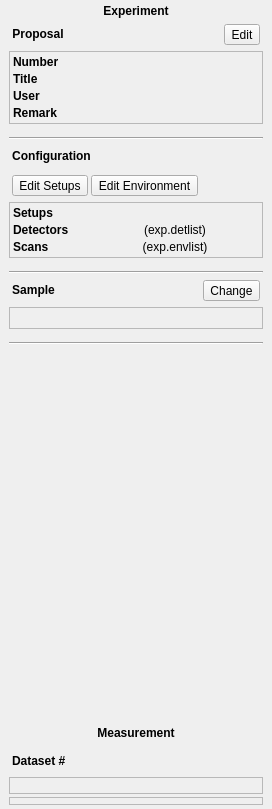
<?xml version="1.0" encoding="UTF-8"?>
<ui version="4.0">
 <class>Form</class>
 <widget class="QWidget" name="Form">
  <property name="geometry">
   <rect>
    <x>0</x>
    <y>0</y>
    <width>272</width>
    <height>809</height>
   </rect>
  </property>
  <property name="windowTitle">
   <string>Form</string>
  </property>
  <layout class="QVBoxLayout" name="verticalLayout">
   <property name="margin">
    <number>0</number>
   </property>
   <item>
    <widget class="QWidget" name="widget" native="true">
     <layout class="QGridLayout" name="gridLayout_2">
      <property name="topMargin">
       <number>4</number>
      </property>
      <property name="bottomMargin">
       <number>4</number>
      </property>
      <property name="verticalSpacing">
       <number>3</number>
      </property>
      <item row="13" column="0">
       <widget class="QFrame" name="frame_3">
        <property name="frameShape">
         <enum>QFrame::StyledPanel</enum>
        </property>
        <property name="frameShadow">
         <enum>QFrame::Raised</enum>
        </property>
        <layout class="QGridLayout" name="gridLayout_5">
         <property name="margin">
          <number>3</number>
         </property>
         <property name="spacing">
          <number>3</number>
         </property>
         <item row="0" column="0">
          <widget class="ValueLabel" name="valueLabel_6">
           <property name="alignment">
            <set>Qt::AlignCenter</set>
           </property>
           <property name="wordWrap">
            <bool>true</bool>
           </property>
           <property name="key" stdset="0">
            <string>sample.samplename</string>
           </property>
          </widget>
         </item>
        </layout>
       </widget>
      </item>
      <item row="22" column="0">
       <widget class="QFrame" name="frame_5">
        <property name="frameShape">
         <enum>QFrame::StyledPanel</enum>
        </property>
        <property name="frameShadow">
         <enum>QFrame::Raised</enum>
        </property>
        <layout class="QVBoxLayout" name="verticalLayout_2">
         <property name="spacing">
          <number>3</number>
         </property>
         <property name="margin">
          <number>3</number>
         </property>
         <item>
          <widget class="ValueDisplay" name="valueDisplay">
           <property name="dev" stdset="0">
            <string>elapsedtime</string>
           </property>
           <property name="name" stdset="0">
            <string>Elapsed Time</string>
           </property>
           <property name="width" stdset="0">
            <number>12</number>
           </property>
           <property name="showStatus" stdset="0">
            <bool>false</bool>
           </property>
           <property name="horizontal" stdset="0">
            <bool>true</bool>
           </property>
          </widget>
         </item>
         <item>
          <widget class="ValueDisplay" name="valueDisplay_2">
           <property name="dev" stdset="0">
            <string>timepreset</string>
           </property>
           <property name="name" stdset="0">
            <string>Time Preset</string>
           </property>
           <property name="width" stdset="0">
            <number>12</number>
           </property>
           <property name="showStatus" stdset="0">
            <bool>false</bool>
           </property>
           <property name="horizontal" stdset="0">
            <bool>true</bool>
           </property>
          </widget>
         </item>
         <item>
          <widget class="ValueDisplay" name="valueDisplay_3">
           <property name="dev" stdset="0">
            <string>monitorpreset</string>
           </property>
           <property name="name" stdset="0">
            <string>Monitor Preset</string>
           </property>
           <property name="width" stdset="0">
            <number>12</number>
           </property>
           <property name="showStatus" stdset="0">
            <bool>false</bool>
           </property>
           <property name="horizontal" stdset="0">
            <bool>true</bool>
           </property>
          </widget>
         </item>
         <item>
          <widget class="ValueDisplay" name="valueDisplay_4">
           <property name="dev" stdset="0">
            <string>monitorval</string>
           </property>
           <property name="name" stdset="0">
            <string>Current Monitor</string>
           </property>
           <property name="format" stdset="0">
            <string/>
           </property>
           <property name="width" stdset="0">
            <number>12</number>
           </property>
           <property name="showStatus" stdset="0">
            <bool>false</bool>
           </property>
           <property name="horizontal" stdset="0">
            <bool>true</bool>
           </property>
          </widget>
         </item>
        </layout>
       </widget>
      </item>
      <item row="7" column="0">
       <widget class="QWidget" name="widget_5" native="true">
        <layout class="QHBoxLayout" name="horizontalLayout_4">
         <property name="spacing">
          <number>3</number>
         </property>
         <property name="margin">
          <number>3</number>
         </property>
         <item>
          <widget class="QToolButton" name="setupBtn">
           <property name="sizePolicy">
            <sizepolicy hsizetype="Minimum" vsizetype="Fixed">
             <horstretch>0</horstretch>
             <verstretch>0</verstretch>
            </sizepolicy>
           </property>
           <property name="toolTip">
            <string>Edit Instrument Setups</string>
           </property>
           <property name="text">
            <string>Edit Setups</string>
           </property>
          </widget>
         </item>
         <item>
          <widget class="QToolButton" name="detenvBtn">
           <property name="sizePolicy">
            <sizepolicy hsizetype="Minimum" vsizetype="Fixed">
             <horstretch>0</horstretch>
             <verstretch>0</verstretch>
            </sizepolicy>
           </property>
           <property name="toolTip">
            <string>Edit Detector and Scan Environments</string>
           </property>
           <property name="text">
            <string>Edit Environment</string>
           </property>
          </widget>
         </item>
         <item>
          <spacer name="horizontalSpacer_8">
           <property name="orientation">
            <enum>Qt::Horizontal</enum>
           </property>
           <property name="sizeHint" stdset="0">
            <size>
             <width>40</width>
             <height>20</height>
            </size>
           </property>
          </spacer>
         </item>
        </layout>
       </widget>
      </item>
      <item row="14" column="0">
       <spacer name="verticalSpacer_2">
        <property name="orientation">
         <enum>Qt::Vertical</enum>
        </property>
        <property name="sizeType">
         <enum>QSizePolicy::Fixed</enum>
        </property>
        <property name="sizeHint" stdset="0">
         <size>
          <width>20</width>
          <height>10</height>
         </size>
        </property>
       </spacer>
      </item>
      <item row="3" column="0">
       <widget class="QFrame" name="frame">
        <property name="sizePolicy">
         <sizepolicy hsizetype="Preferred" vsizetype="Preferred">
          <horstretch>0</horstretch>
          <verstretch>0</verstretch>
         </sizepolicy>
        </property>
        <property name="frameShape">
         <enum>QFrame::StyledPanel</enum>
        </property>
        <property name="frameShadow">
         <enum>QFrame::Raised</enum>
        </property>
        <layout class="QGridLayout" name="gridLayout_3">
         <property name="margin">
          <number>3</number>
         </property>
         <property name="spacing">
          <number>3</number>
         </property>
         <item row="1" column="1">
          <widget class="ValueLabel" name="expTitleLabel">
           <property name="alignment">
            <set>Qt::AlignCenter</set>
           </property>
           <property name="wordWrap">
            <bool>true</bool>
           </property>
           <property name="key" stdset="0">
            <string>exp.title</string>
           </property>
          </widget>
         </item>
         <item row="2" column="1">
          <widget class="ValueLabel" name="expUsersLabel">
           <property name="alignment">
            <set>Qt::AlignCenter</set>
           </property>
           <property name="wordWrap">
            <bool>true</bool>
           </property>
           <property name="key" stdset="0">
            <string>exp.users</string>
           </property>
          </widget>
         </item>
         <item row="1" column="0">
          <widget class="QLabel" name="label_7">
           <property name="sizePolicy">
            <sizepolicy hsizetype="Fixed" vsizetype="Preferred">
             <horstretch>0</horstretch>
             <verstretch>0</verstretch>
            </sizepolicy>
           </property>
           <property name="minimumSize">
            <size>
             <width>50</width>
             <height>0</height>
            </size>
           </property>
           <property name="text">
            <string>&lt;b&gt;Title&lt;/b&gt;</string>
           </property>
           <property name="alignment">
            <set>Qt::AlignLeading|Qt::AlignLeft|Qt::AlignVCenter</set>
           </property>
          </widget>
         </item>
         <item row="2" column="0">
          <widget class="QLabel" name="label_6">
           <property name="sizePolicy">
            <sizepolicy hsizetype="Fixed" vsizetype="Preferred">
             <horstretch>0</horstretch>
             <verstretch>0</verstretch>
            </sizepolicy>
           </property>
           <property name="minimumSize">
            <size>
             <width>50</width>
             <height>0</height>
            </size>
           </property>
           <property name="text">
            <string>&lt;b&gt;User&lt;/b&gt;</string>
           </property>
           <property name="alignment">
            <set>Qt::AlignLeading|Qt::AlignLeft|Qt::AlignVCenter</set>
           </property>
          </widget>
         </item>
         <item row="3" column="1">
          <widget class="ValueLabel" name="expRemarkLabel">
           <property name="alignment">
            <set>Qt::AlignCenter</set>
           </property>
           <property name="key" stdset="0">
            <string>exp.remark</string>
           </property>
          </widget>
         </item>
         <item row="3" column="0">
          <widget class="QLabel" name="label_9">
           <property name="text">
            <string>&lt;b&gt;Remark&lt;/b&gt;</string>
           </property>
           <property name="alignment">
            <set>Qt::AlignLeading|Qt::AlignLeft|Qt::AlignVCenter</set>
           </property>
          </widget>
         </item>
         <item row="0" column="1">
          <widget class="ValueLabel" name="expNumLabel">
           <property name="sizePolicy">
            <sizepolicy hsizetype="Expanding" vsizetype="Preferred">
             <horstretch>0</horstretch>
             <verstretch>0</verstretch>
            </sizepolicy>
           </property>
           <property name="alignment">
            <set>Qt::AlignCenter</set>
           </property>
           <property name="key" stdset="0">
            <string>exp.proposal</string>
           </property>
          </widget>
         </item>
         <item row="0" column="0">
          <widget class="QLabel" name="label_13">
           <property name="text">
            <string>&lt;b&gt;Number&lt;/b&gt;</string>
           </property>
           <property name="alignment">
            <set>Qt::AlignLeading|Qt::AlignLeft|Qt::AlignVCenter</set>
           </property>
          </widget>
         </item>
        </layout>
       </widget>
      </item>
      <item row="6" column="0">
       <widget class="QWidget" name="widget_4" native="true">
        <layout class="QHBoxLayout" name="horizontalLayout_3">
         <property name="spacing">
          <number>3</number>
         </property>
         <property name="margin">
          <number>3</number>
         </property>
         <item>
          <widget class="QLabel" name="label_2">
           <property name="text">
            <string>&lt;b&gt;Configuration&lt;/b&gt;</string>
           </property>
           <property name="alignment">
            <set>Qt::AlignCenter</set>
           </property>
          </widget>
         </item>
         <item>
          <spacer name="horizontalSpacer_7">
           <property name="orientation">
            <enum>Qt::Horizontal</enum>
           </property>
           <property name="sizeHint" stdset="0">
            <size>
             <width>40</width>
             <height>20</height>
            </size>
           </property>
          </spacer>
         </item>
        </layout>
       </widget>
      </item>
      <item row="4" column="0">
       <spacer name="verticalSpacer_6">
        <property name="orientation">
         <enum>Qt::Vertical</enum>
        </property>
        <property name="sizeType">
         <enum>QSizePolicy::Fixed</enum>
        </property>
        <property name="sizeHint" stdset="0">
         <size>
          <width>20</width>
          <height>10</height>
         </size>
        </property>
       </spacer>
      </item>
      <item row="1" column="0">
       <widget class="QWidget" name="widget_2" native="true">
        <property name="sizePolicy">
         <sizepolicy hsizetype="Expanding" vsizetype="Fixed">
          <horstretch>0</horstretch>
          <verstretch>0</verstretch>
         </sizepolicy>
        </property>
        <layout class="QHBoxLayout" name="horizontalLayout">
         <property name="spacing">
          <number>3</number>
         </property>
         <property name="margin">
          <number>3</number>
         </property>
         <item>
          <widget class="QLabel" name="label">
           <property name="text">
            <string>&lt;b&gt;Proposal&lt;/b&gt;</string>
           </property>
           <property name="alignment">
            <set>Qt::AlignCenter</set>
           </property>
          </widget>
         </item>
         <item>
          <spacer name="horizontalSpacer_4">
           <property name="orientation">
            <enum>Qt::Horizontal</enum>
           </property>
           <property name="sizeHint" stdset="0">
            <size>
             <width>40</width>
             <height>20</height>
            </size>
           </property>
          </spacer>
         </item>
         <item>
          <widget class="QToolButton" name="proposalBtn">
           <property name="sizePolicy">
            <sizepolicy hsizetype="Minimum" vsizetype="Fixed">
             <horstretch>0</horstretch>
             <verstretch>0</verstretch>
            </sizepolicy>
           </property>
           <property name="toolTip">
            <string>Edit Proposal Information</string>
           </property>
           <property name="text">
            <string>Edit</string>
           </property>
          </widget>
         </item>
        </layout>
       </widget>
      </item>
      <item row="21" column="0">
       <widget class="QWidget" name="widget_3" native="true">
        <layout class="QHBoxLayout" name="horizontalLayout_2">
         <property name="spacing">
          <number>3</number>
         </property>
         <property name="margin">
          <number>3</number>
         </property>
         <item>
          <widget class="QLabel" name="label_11">
           <property name="text">
            <string>&lt;b&gt;Dataset #&lt;/b&gt;</string>
           </property>
          </widget>
         </item>
         <item>
          <widget class="ValueDisplay" name="valueDisplay_8">
           <property name="dev" stdset="0">
            <string/>
           </property>
           <property name="key" stdset="0">
            <string>Exp.lastpoint</string>
           </property>
           <property name="statuskey" stdset="0">
            <string/>
           </property>
           <property name="name" stdset="0">
            <string>Current dataset</string>
           </property>
           <property name="width" stdset="0">
            <number>8</number>
           </property>
           <property name="showName" stdset="0">
            <bool>false</bool>
           </property>
           <property name="showStatus" stdset="0">
            <bool>false</bool>
           </property>
          </widget>
         </item>
         <item>
          <spacer name="horizontalSpacer">
           <property name="orientation">
            <enum>Qt::Horizontal</enum>
           </property>
           <property name="sizeHint" stdset="0">
            <size>
             <width>40</width>
             <height>20</height>
            </size>
           </property>
          </spacer>
         </item>
         <item>
          <widget class="StatusLed" name="statusLed">
           <property name="dev" stdset="0">
            <string>psd_tof</string>
           </property>
          </widget>
         </item>
        </layout>
       </widget>
      </item>
      <item row="12" column="0">
       <widget class="QWidget" name="widget_6" native="true">
        <layout class="QHBoxLayout" name="horizontalLayout_5">
         <property name="spacing">
          <number>3</number>
         </property>
         <property name="margin">
          <number>3</number>
         </property>
         <item>
          <widget class="QLabel" name="label_3">
           <property name="text">
            <string>&lt;b&gt;Sample&lt;/b&gt;</string>
           </property>
           <property name="alignment">
            <set>Qt::AlignCenter</set>
           </property>
          </widget>
         </item>
         <item>
          <spacer name="horizontalSpacer_9">
           <property name="orientation">
            <enum>Qt::Horizontal</enum>
           </property>
           <property name="sizeHint" stdset="0">
            <size>
             <width>40</width>
             <height>20</height>
            </size>
           </property>
          </spacer>
         </item>
         <item>
          <widget class="QToolButton" name="sampleBtn">
           <property name="sizePolicy">
            <sizepolicy hsizetype="Minimum" vsizetype="Fixed">
             <horstretch>0</horstretch>
             <verstretch>0</verstretch>
            </sizepolicy>
           </property>
           <property name="toolTip">
            <string>Edit Sample</string>
           </property>
           <property name="text">
            <string>Change</string>
           </property>
          </widget>
         </item>
        </layout>
       </widget>
      </item>
      <item row="23" column="0">
       <widget class="QFrame" name="frame_6">
        <property name="frameShape">
         <enum>QFrame::StyledPanel</enum>
        </property>
        <property name="frameShadow">
         <enum>QFrame::Raised</enum>
        </property>
        <layout class="QHBoxLayout" name="horizontalLayout_6">
         <property name="spacing">
          <number>3</number>
         </property>
         <property name="margin">
          <number>3</number>
         </property>
         <item>
          <widget class="ValueDisplay" name="valueDisplay_5">
           <property name="dev" stdset="0">
            <string>area_detector</string>
           </property>
           <property name="name" stdset="0">
            <string>Area</string>
           </property>
           <property name="unit" stdset="0">
            <string/>
           </property>
          </widget>
         </item>
         <item>
          <widget class="ValueDisplay" name="valueDisplay_6">
           <property name="dev" stdset="0">
            <string>single_det1</string>
           </property>
           <property name="name" stdset="0">
            <string>#1</string>
           </property>
           <property name="unit" stdset="0">
            <string/>
           </property>
           <property name="width" stdset="0">
            <number>6</number>
           </property>
          </widget>
         </item>
         <item>
          <widget class="ValueDisplay" name="valueDisplay_7">
           <property name="dev" stdset="0">
            <string>single_det2</string>
           </property>
           <property name="name" stdset="0">
            <string>#2</string>
           </property>
           <property name="unit" stdset="0">
            <string/>
           </property>
           <property name="width" stdset="0">
            <number>6</number>
           </property>
          </widget>
         </item>
        </layout>
       </widget>
      </item>
      <item row="8" column="0">
       <widget class="QFrame" name="frame_2">
        <property name="frameShape">
         <enum>QFrame::StyledPanel</enum>
        </property>
        <property name="frameShadow">
         <enum>QFrame::Raised</enum>
        </property>
        <layout class="QGridLayout" name="gridLayout_4">
         <property name="margin">
          <number>3</number>
         </property>
         <property name="spacing">
          <number>3</number>
         </property>
         <item row="1" column="0">
          <widget class="QLabel" name="label_5">
           <property name="sizePolicy">
            <sizepolicy hsizetype="Fixed" vsizetype="Preferred">
             <horstretch>0</horstretch>
             <verstretch>0</verstretch>
            </sizepolicy>
           </property>
           <property name="minimumSize">
            <size>
             <width>75</width>
             <height>0</height>
            </size>
           </property>
           <property name="text">
            <string>&lt;b&gt;Detectors&lt;/b&gt;</string>
           </property>
           <property name="alignment">
            <set>Qt::AlignLeading|Qt::AlignLeft|Qt::AlignVCenter</set>
           </property>
          </widget>
         </item>
         <item row="2" column="1">
          <widget class="ValueLabel" name="envLabel">
           <property name="text">
            <string>(exp.envlist)</string>
           </property>
           <property name="alignment">
            <set>Qt::AlignCenter</set>
           </property>
           <property name="wordWrap">
            <bool>true</bool>
           </property>
           <property name="key" stdset="0">
            <string>exp.envlist</string>
           </property>
          </widget>
         </item>
         <item row="2" column="0">
          <widget class="QLabel" name="label_8">
           <property name="sizePolicy">
            <sizepolicy hsizetype="Fixed" vsizetype="Preferred">
             <horstretch>0</horstretch>
             <verstretch>0</verstretch>
            </sizepolicy>
           </property>
           <property name="minimumSize">
            <size>
             <width>75</width>
             <height>0</height>
            </size>
           </property>
           <property name="text">
            <string>&lt;b&gt;Scans&lt;/b&gt;</string>
           </property>
           <property name="alignment">
            <set>Qt::AlignLeading|Qt::AlignLeft|Qt::AlignVCenter</set>
           </property>
          </widget>
         </item>
         <item row="0" column="1">
          <widget class="ValueLabel" name="setupLabel">
           <property name="alignment">
            <set>Qt::AlignCenter</set>
           </property>
           <property name="wordWrap">
            <bool>true</bool>
           </property>
          </widget>
         </item>
         <item row="0" column="0">
          <widget class="QLabel" name="label_4">
           <property name="sizePolicy">
            <sizepolicy hsizetype="Fixed" vsizetype="Preferred">
             <horstretch>0</horstretch>
             <verstretch>0</verstretch>
            </sizepolicy>
           </property>
           <property name="minimumSize">
            <size>
             <width>75</width>
             <height>0</height>
            </size>
           </property>
           <property name="text">
            <string>&lt;b&gt;Setups&lt;/b&gt;</string>
           </property>
           <property name="alignment">
            <set>Qt::AlignLeading|Qt::AlignLeft|Qt::AlignVCenter</set>
           </property>
          </widget>
         </item>
         <item row="1" column="1">
          <widget class="ValueLabel" name="detLabel">
           <property name="text">
            <string>(exp.detlist)</string>
           </property>
           <property name="alignment">
            <set>Qt::AlignCenter</set>
           </property>
           <property name="wordWrap">
            <bool>true</bool>
           </property>
           <property name="key" stdset="0">
            <string>exp.detlist</string>
           </property>
          </widget>
         </item>
        </layout>
       </widget>
      </item>
      <item row="0" column="0">
       <widget class="QLabel" name="titleLbl">
        <property name="font">
         <font>
          <bold>true</bold>
         </font>
        </property>
        <property name="text">
         <string>Experiment</string>
        </property>
        <property name="alignment">
         <set>Qt::AlignCenter</set>
        </property>
       </widget>
      </item>
      <item row="5" column="0">
       <widget class="Line" name="line_3">
        <property name="orientation">
         <enum>Qt::Horizontal</enum>
        </property>
       </widget>
      </item>
      <item row="15" column="0">
       <widget class="Line" name="line_4">
        <property name="orientation">
         <enum>Qt::Horizontal</enum>
        </property>
       </widget>
      </item>
      <item row="20" column="0">
       <spacer name="verticalSpacer_5">
        <property name="orientation">
         <enum>Qt::Vertical</enum>
        </property>
        <property name="sizeType">
         <enum>QSizePolicy::Fixed</enum>
        </property>
        <property name="sizeHint" stdset="0">
         <size>
          <width>20</width>
          <height>5</height>
         </size>
        </property>
       </spacer>
      </item>
      <item row="18" column="0">
       <widget class="QLabel" name="label_10">
        <property name="text">
         <string>&lt;html&gt;&lt;head/&gt;&lt;body&gt;&lt;p&gt;&lt;span style=&quot; font-weight:600;&quot;&gt;Measurement&lt;/span&gt;&lt;/p&gt;&lt;/body&gt;&lt;/html&gt;</string>
        </property>
        <property name="alignment">
         <set>Qt::AlignCenter</set>
        </property>
       </widget>
      </item>
      <item row="11" column="0">
       <widget class="Line" name="line">
        <property name="orientation">
         <enum>Qt::Horizontal</enum>
        </property>
       </widget>
      </item>
      <item row="10" column="0">
       <spacer name="verticalSpacer_7">
        <property name="orientation">
         <enum>Qt::Vertical</enum>
        </property>
        <property name="sizeType">
         <enum>QSizePolicy::Fixed</enum>
        </property>
        <property name="sizeHint" stdset="0">
         <size>
          <width>20</width>
          <height>10</height>
         </size>
        </property>
       </spacer>
      </item>
      <item row="16" column="0">
       <spacer name="verticalSpacer">
        <property name="orientation">
         <enum>Qt::Vertical</enum>
        </property>
        <property name="sizeType">
         <enum>QSizePolicy::Expanding</enum>
        </property>
        <property name="sizeHint" stdset="0">
         <size>
          <width>20</width>
          <height>40</height>
         </size>
        </property>
       </spacer>
      </item>
     </layout>
    </widget>
   </item>
  </layout>
  <action name="actionMove">
   <property name="icon">
    <iconset resource="../../../../resources/nicos-gui.qrc">
     <normaloff>:/jump</normaloff>:/jump</iconset>
   </property>
   <property name="text">
    <string>Move...</string>
   </property>
  </action>
  <action name="actionReset">
   <property name="text">
    <string>Reset</string>
   </property>
  </action>
  <action name="actionFix">
   <property name="text">
    <string>Fix...</string>
   </property>
  </action>
  <action name="actionRelease">
   <property name="text">
    <string>Release</string>
   </property>
  </action>
  <action name="actionStop">
   <property name="icon">
    <iconset resource="../../../../resources/nicos-gui.qrc">
     <normaloff>:/emergency</normaloff>:/emergency</iconset>
   </property>
   <property name="text">
    <string>Stop</string>
   </property>
  </action>
  <action name="actionHelp">
   <property name="text">
    <string>Help</string>
   </property>
  </action>
  <action name="actionPlotHistory">
   <property name="icon">
    <iconset resource="../../../../resources/nicos-gui.qrc">
     <normaloff>:/find</normaloff>:/find</iconset>
   </property>
   <property name="text">
    <string>Plot history...</string>
   </property>
  </action>
 </widget>
 <customwidgets>
  <customwidget>
   <class>ValueDisplay</class>
   <extends>QWidget</extends>
   <header>nicos.guisupport.display</header>
  </customwidget>
  <customwidget>
   <class>ValueLabel</class>
   <extends>QLabel</extends>
   <header>nicos.guisupport.display</header>
  </customwidget>
  <customwidget>
   <class>StatusLed</class>
   <extends>QLabel</extends>
   <header>nicos.guisupport.led</header>
  </customwidget>
 </customwidgets>
 <resources>
  <include location="../../../../resources/nicos-gui.qrc"/>
 </resources>
 <connections/>
</ui>
